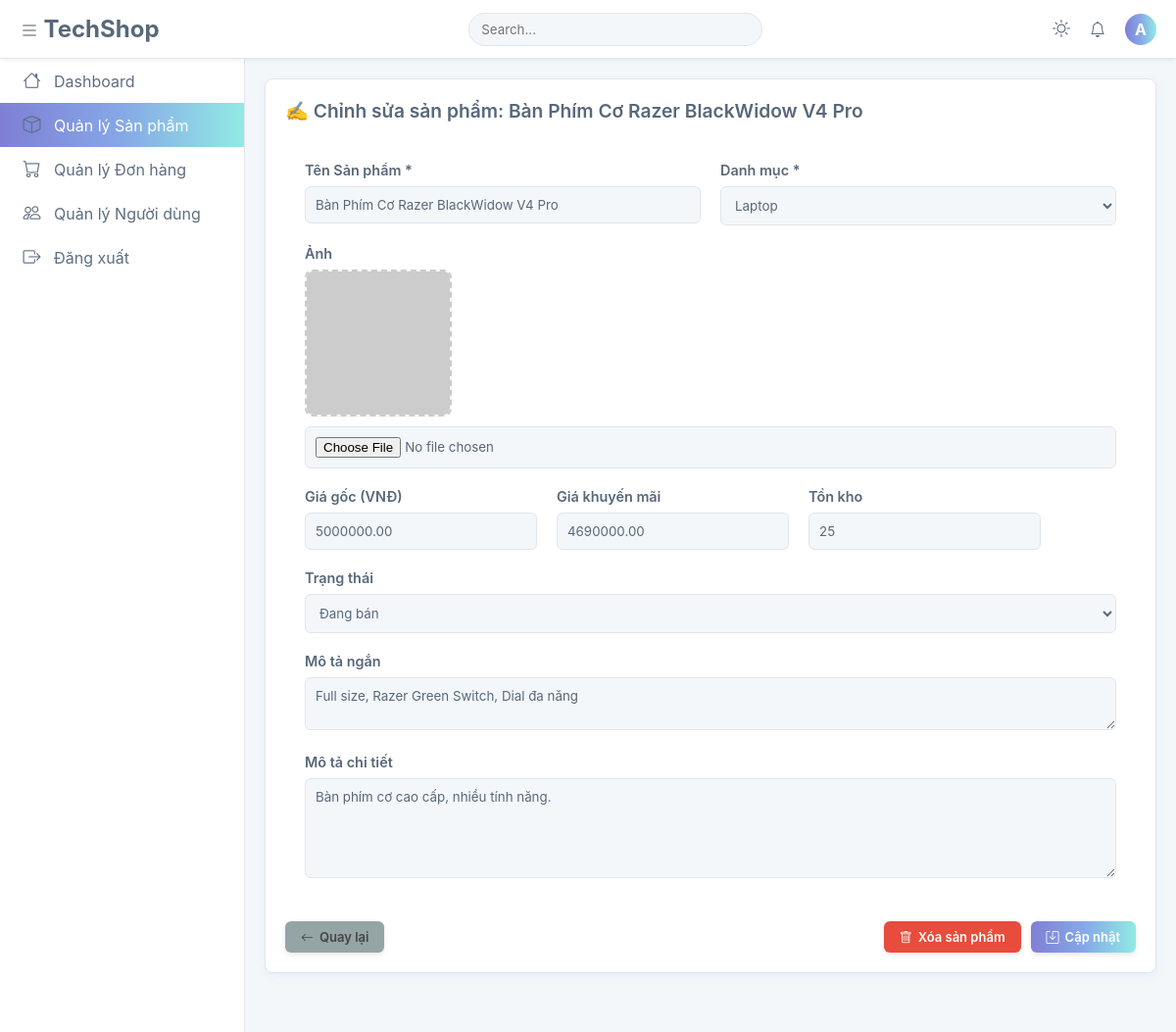
Screenshot of /public/admin/edit_products.php?id=45 (signed in) with the database file from the repository.
### tables this page shows
CREATE TABLE `san_pham` (
  `id` int(11) NOT NULL AUTO_INCREMENT,
  `id_dm` int(11) NOT NULL,
  `ten_sp` varchar(255) NOT NULL,
  `gia` decimal(10,2) NOT NULL,
  `gia_khuyen_mai` decimal(10,2) DEFAULT NULL,
  `so_luong_ton` int(11) NOT NULL DEFAULT 0,
  `hinh_anh` varchar(255) DEFAULT NULL COMMENT 'Đường dẫn file ảnh',
  `mo_ta_ngan` varchar(500) DEFAULT NULL,
  `chi_tiet` longtext DEFAULT NULL,
  `ngay_nhap` datetime NOT NULL DEFAULT current_timestamp(),
  `luot_xem` int(11) NOT NULL DEFAULT 0,
  `trang_thai` tinyint(1) NOT NULL DEFAULT 1 COMMENT '1: Bán, 0: Ngừng bán',
  PRIMARY KEY (`id`),
  UNIQUE KEY `ten_sp` (`ten_sp`),
  KEY `id_dm` (`id_dm`),
  CONSTRAINT `san_pham_ibfk_1` FOREIGN KEY (`id_dm`) REFERENCES `danh_muc` (`id`) ON UPDATE CASCADE
);

### app/config/env.php (called while the page is built)
<?php
function env($key, $default = null) {
    static $data;
    if (!$data) {
        $data = [];
        $path = __DIR__ . '/.env';
        if (file_exists($path)) {
            $lines = file($path, FILE_IGNORE_NEW_LINES | FILE_SKIP_EMPTY_LINES);
            foreach ($lines as $line) {
                [$k, $v] = explode('=', $line, 2);
                $data[$k] = $v;
            }
        }
    }
    return $data[$key] ?? $default;
}

### app/config/database.php (called while the page is built, shortened)
<?php
require_once __DIR__ . "/env.php";
class Database {
    public $conn;
    public function __construct() {
        $this->conn = new mysqli(
            env("DB_HOST"),
            env("DB_USER"),
            env("DB_PASS"),
            env("DB_NAME")
        );
        $this->conn->set_charset("utf8");
    }
    public function getConnection() {
        return $this->conn;
    }
}

### app/controllers/ProductController.php (called while the page is built, shortened)
<?php
require_once __DIR__ . '/../models/Product.php';
class ProductController {
    private $model;
    public function __construct() {
        $this->model = new Product();
    }
    public function detail($id) {
        $item = $this->model->getById($id);
        return $item
            ? ["success" => true, "data" => $item]
            : ["success" => false, "message" => "Không tìm thấy sản phẩm!"];
    }
}

### app/models/Product.php (called while the page is built, shortened)
<?php
require_once __DIR__ . '/../config/database.php';
class Product {
    public $conn;
    public function __construct() {
        $this->conn = (new Database())->getConnection();
    }
    public function getById($id) {
        $sql = "
            SELECT sp.*, dm.ten_dm AS category_name
            FROM san_pham sp
            LEFT JOIN danh_muc dm ON sp.id_dm = dm.id
            WHERE sp.id = ?
        ";
        $stmt = $this->conn->prepare($sql);
        $stmt->bind_param("i", $id);
        $stmt->execute();
        return $stmt->get_result()->fetch_assoc();
    }
}

### public/admin/edit_products.php (the view, shortened to what this page needs)
<?php
require_once __DIR__ . '/../../app/controllers/ProductController.php';
$id = $_GET['id'] ?? 0;
$controller = new ProductController();
$res = $controller->detail($id);
$sp = $res["data"];
?>
<!DOCTYPE html>
<html lang="vi">
<head>
    <link rel="stylesheet" href="/TechShop/public/assets/css/cssAdmin/admin_style.css">
    <link rel="stylesheet" href="https://cdn.jsdelivr.net/npm/bootstrap-icons@1.11.1/font/bootstrap-icons.css">
</head>
<body>
<div class="app-wrapper">
    <?php
        include __DIR__ . '/../includes/Admin/layout_sidebar.php';
    ?>
    <main class="main-content">
        <div class="card">
            <form action="/TechShop/admin/products/update" method="POST" enctype="multipart/form-data" id="updateForm">
                <div class="card-header">
                    <h5 class="card-title">✍️ Chỉnh sửa sản phẩm: <?= htmlspecialchars($sp['ten_sp']) ?></h5>
                </div>
                <div class="card-body">
                    <div class="form-group row-group">
                        <div class="col-6">
                            <label for="ten_sp">Tên Sản phẩm *</label>
                            <input type="text" id="ten_sp" name="ten_sp" value="<?= htmlspecialchars($sp['ten_sp']) ?>" required class="form-control">
                        </div>
                        <div class="col-6">
                            <label for="id_dm">Danh mục *</label>
                            <select id="id_dm" name="id_dm" required class="form-control">
                                <option value="1" <?= $sp['id_dm']==1?'selected':'' ?>>Laptop</option>
                            </select>
                        </div>
                    </div>
                    <div class="form-group">
                        <label>Ảnh</label>
                        <div class="img-preview-box">
                            <img id="imgPreview" src="<?= htmlspecialchars($sp['hinh_anh']) ?>"
                                 onerror="this.src='https://via.placeholder.com/150?text=No+Image'"
                                 alt="Preview">
                        </div>
                        <input type="file" name="hinh_anh_file" id="imgInput" accept="image/*" class="form-control"
                               onchange="previewFile(this)">
                    </div>
                    <div class="form-group row-group">
                        <div class="col-4">
                            <label>Giá gốc (VNĐ)</label>
                            <input type="number" name="gia" min="1000" value="<?= $sp['gia'] ?>" class="form-control">
                        </div>
                        <div class="col-4">
                            <label>Giá khuyến mãi</label>
                            <input type="number" name="gia_khuyen_mai" min="0" value="<?= $sp['gia_khuyen_mai'] ?>" class="form-control">
                        </div>
                        <div class="col-4">
                            <label>Tồn kho</label>
                            <input type="number" name="so_luong_ton" value="<?= $sp['so_luong_ton'] ?>" min="0" class="form-control">
                        </div>
                    </div>
                    <div class="form-group">
                        <label>Trạng thái</label>
                        <select name="trang_thai" class="form-control">
                            <option value="1" <?= $sp['trang_thai']==1?'selected':'' ?>>Đang bán</option>
                        </select>
                    </div>
                    <div class="form-group">
                        <label>Mô tả ngắn</label>
                        <textarea name="mo_ta_ngan" class="form-control" rows="2"><?= htmlspecialchars($sp['mo_ta_ngan']) ?></textarea>
                    </div>
                    <div class="form-group">
                        <label>Mô tả chi tiết</label>
                        <textarea name="chi_tiet" rows="5" class="form-control"><?= htmlspecialchars($sp['chi_tiet']) ?></textarea>
                    </div>
                </div>
                <div class="card-footer">
                    <a href="/TechShop/public/admin/products" class="btn btn-secondary">
                        <i class="bi bi-arrow-left"></i> Quay lại
                    </a>
                    <div class="right-actions">
                        <button type="button" class="btn btn-delete" onclick="confirmDelete(<?= $sp['id'] ?>)">
                            <i class="bi bi-trash"></i> Xóa sản phẩm
                        </button>
                        <button type="button" class="btn btn-primary" onclick="confirmUpdate()">
                            <i class="bi bi-save"></i> Cập nhật
                        </button>
                    </div>
                </div>
            </form>
        </div>
    </main>
</div>
</body>
</html>z

### public/assets/css/cssAdmin/admin_style.css (style rules this page uses)
:root { --light-gradient: linear-gradient(90deg, #7F7FD5 0%, #86A8E7 50%, #91EAE4 100%); --dark-gradient: linear-gradient(90deg, #00eaff 0%, #7f5eff 100%); --c-neon-cyan: #00eaff; --c-neon-purple: #7f5eff; --c-neon-border: rgba(0, 234, 255, 0.3); --c-white: #ffffff; --c-light-bg: #f4f7f9; --c-light-border: #e0e6ed; --c-light-text: #58687a; --c-light-text-sidebar: #5e6e82; --c-light-text-muted: #6c757d; --c-light-hover: #f0f4f8; --c-dark-bg: #0d1322; --c-dark-surface: #111a2b; --c-dark-text: #e6f7ff; --c-dark-text-sidebar: rgba(230, 247, 255, 0.9); --c-dark-text-muted: rgba(230, 247, 255, 0.7); --c-dark-hover: rgba(0, 234, 255, 0.1); --status-active: #2ecc71; --status-locked: #e74c3c; --status-pending: #f39c12; --status-shipping: #3498db; --sidebar-width: 250px; --sidebar-width-collapsed: 70px; --top-nav-height: 60px; --content-padding: 20px; --border-radius-card: 8px; --border-radius-input: 6px; --border-radius-button: 6px; --transition-speed-normal: 0.3s; --transition-ease: ease; --sidebar-bg: var(--c-white); --top-nav-bg: var(--c-white); --content-bg: var(--c-light-bg); --card-bg: var(--c-white); --sidebar-hover-bg: var(--c-light-hover); --text-color: var(--c-light-text); --text-light: var(--c-light-text-sidebar); --text-muted: var(--c-light-text-muted); --border-color: var(--c-light-border); --primary-color: var(--c-neon-cyan); --gradient-active: var(--light-gradient); --shadow-card: 0 4px 10px rgba(134, 168, 231, 0.1); }
* { box-sizing: border-box; margin: 0; padding: 0; font-family: -apple-system, BlinkMacSystemFont, "Segoe UI", Roboto, sans-serif; }
body { background-color: var(--content-bg); color: var(--text-color); transition: 0.3s; }
a { text-decoration: none; color: inherit; transition: 0.2s; }
.app-wrapper { padding-top: var(--top-nav-height); padding-left: var(--sidebar-width); transition: padding-left 0.3s ease; }
.main-content { padding: var(--content-padding); min-height: calc(100vh - var(--top-nav-height)); }
.card { background: var(--card-bg); border: 1px solid var(--border-color); border-radius: var(--border-radius-card); padding: var(--content-padding); box-shadow: var(--shadow-card); margin-bottom: 20px; }
.card-header { display: flex; justify-content: space-between; align-items: center; margin-bottom: 20px; flex-wrap: wrap; gap: 15px; }
.card-title { font-size: 1.2rem; font-weight: 600; }
.btn { padding: 8px 16px; border: none; border-radius: var(--border-radius-button); cursor: pointer; font-size: 13px; font-weight: 600; display: inline-flex; align-items: center; justify-content: center; gap: 6px; color: white; transition: all 0.3s cubic-bezier(0.25, 0.8, 0.25, 1); text-align: center; box-shadow: 0 2px 5px rgba(0,0,0,0.1); text-decoration: none; }
.btn-primary { background: var(--gradient-active); }
.btn-secondary { background: #95a5a6; color: #444; }
.btn-delete, .btn-lock { background: #e74c3c; color: #fff; }
.form-group { margin-bottom: 20px; }
.form-group label { display: block; margin-bottom: 8px; font-weight: 600; font-size: 0.9rem; }
.form-control { width: 100%; padding: 10px; border: 1px solid var(--border-color); background: var(--content-bg); color: var(--text-color); border-radius: var(--border-radius-input); }
.row-group { display: flex; gap: 20px; }
.col-6 { flex: 1; }
.card-body { padding: var(--content-padding); min-height: 150px; display: flex; flex-direction: column; justify-content: space-between; }

### public/admin/edit_products.php (style rules this page uses)
.img-preview-box { width: 150px; height: 150px; border: 2px dashed #ccc; border-radius: 8px; display: flex; align-items: center; justify-content: center; overflow: hidden; background: #f9f9f9; margin-bottom: 10px; }
.img-preview-box img { width: 100%; height: 100%; object-fit: cover; }
.card-footer { display: flex; justify-content: space-between; align-items: center; }
.right-actions { display: flex; gap: 10px; }

### rows the page displays
san_pham: ten_sp "Bàn Phím Cơ Razer BlackWidow V4 Pro", id_dm "Laptop", gia "5000000.00", gia_khuyen_mai "4690000.00", so_luong_ton "25", trang_thai "Đang bán", mo_ta_ngan "Full size, Razer Green Switch, Dial đa năng", chi_tiet "Bàn phím cơ cao cấp, nhiều tính năng."

### other values shown
substr($_SESSION['user']['name'], 0, 1) "A"
